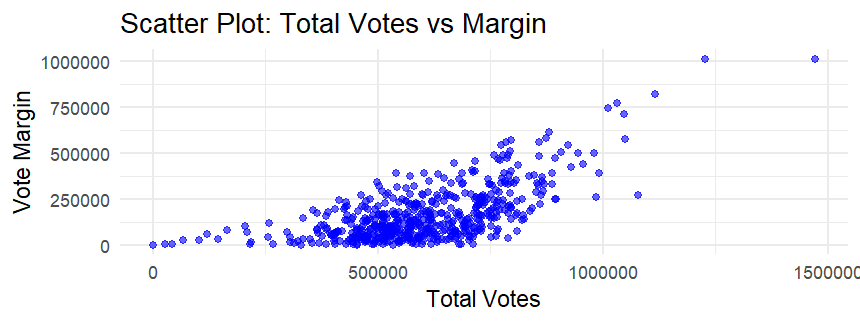

This chart was generated by the following R code:
library(ggplot2)
library(readr)
library(dplyr)

df <- read_csv("party_distribution_2024.csv")

ggplot(df, aes(x = `Total Votes`, y = Margin)) +
  geom_point(alpha = 0.6, color = "blue") +
  labs(title = "Scatter Plot: Total Votes vs Margin",
       x = "Total Votes", y = "Vote Margin") +
  theme_minimal()
